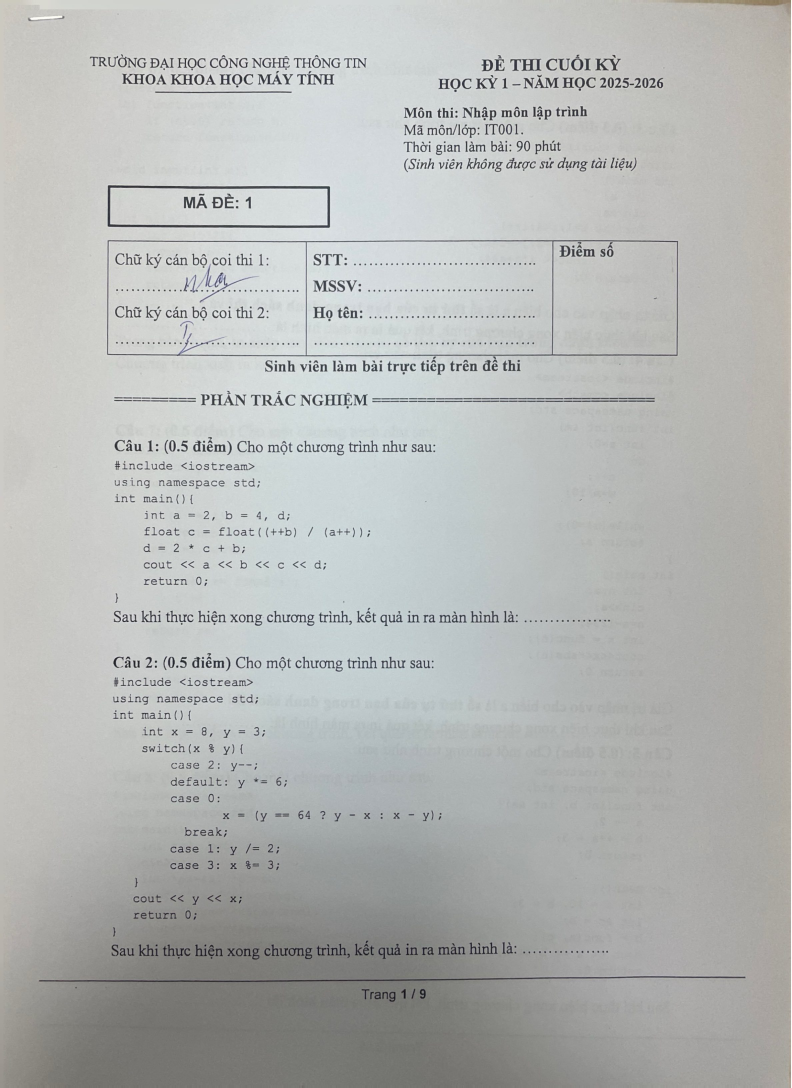
#> input picture backend/testing/Mã đề 1 - Bản clean chưa làm/Mã đề 1 - Bản clean chưa làm/Mã đề 1 - Bản clean chưa làm_1.jpg, 2376 x 3264 px (shown at 1/3 size)
$ python -i module2.py   (imports and definitions only)
#> lines starting #> are read from the running program, lines starting #| are printed output that depends on the picture; after the words box and inside, x2 and y2 are one past the last pixel; in counts of white or black regions, pixels touching at a corner belong together
#> further down, picture is the input picture: shape (3264, 2376, 3); mean B, G, R 181.6, 183.3, 181.1
"""
Module 2 — Alignment & Crop.

Port 1:1 từ notebook gốc do người dùng cung cấp: mmlab-module2-alignment.ipynb
(cell 7 = verify_homography, cell 8 = check_image_skew,
 cell 9 = module_1_align_images).

Trước đây phần này bị viết lại thủ công bằng TypeScript thuần (tự cài đặt lại
ORB, RANSAC, warpPerspective...) trong src/lib/roi/orb.ts + homography.ts,
khiến kết quả sai lệch so với notebook gốc. File này thay thế hoàn toàn cách
tiếp cận đó: gọi đúng cv2.ORB_create, cv2.DescriptorMatcher (Hamming),
cv2.findHomography(cv2.RANSAC), cv2.warpPerspective — y hệt từng dòng trong
notebook — chỉ đổi input/output từ (đọc/ghi file trên disk theo folder) sang
(ảnh upload qua HTTP -> JSON response) để FastAPI serve được, giống cách
module1.py đã làm cho Module 1.

Các đoạn có đánh dấu "[GIỮ NGUYÊN THEO NOTEBOOK]" là copy gần như nguyên văn
công thức/tham số trong notebook — KHÔNG tự ý đổi số liệu (threshold, kernel
size, borderValue...) dù trông có vẻ "hợp lý hơn" theo cách khác, để đảm bảo
kết quả giống hệt bản gốc đã được người dùng thử nghiệm và tinh chỉnh.
"""

from typing import Optional

import cv2
import numpy as np


# ==========================================
# CELL 7: verify_homography — kiểm tra ma trận H có hợp lý không
# ==========================================
# [32 lines left out: function verify_homography, not called in this run]


# ==========================================
# CELL 8: check_image_skew — dò góc nghiêng bằng Text Block Contours
# ==========================================
def check_image_skew(aligned_img: np.ndarray, skew_threshold: float = 2.0) -> tuple[bool, float]:
    """
    Dò góc nghiêng bằng phương pháp Text Block Contours (đóng khối chữ).
    Bất chấp nét đứt, chữ viết tay loằng ngoằng và bỏ qua các đường gạch chéo.
    """
#> called with skew_threshold = 2
    gray = cv2.cvtColor(aligned_img, cv2.COLOR_BGR2GRAY)

    # 1. Binarize — adaptive threshold để bóc tách chữ khỏi nền giấy
    thresh = cv2.adaptiveThreshold(
        gray, 255, cv2.ADAPTIVE_THRESH_GAUSSIAN_C, cv2.THRESH_BINARY_INV, 21, 10
    )
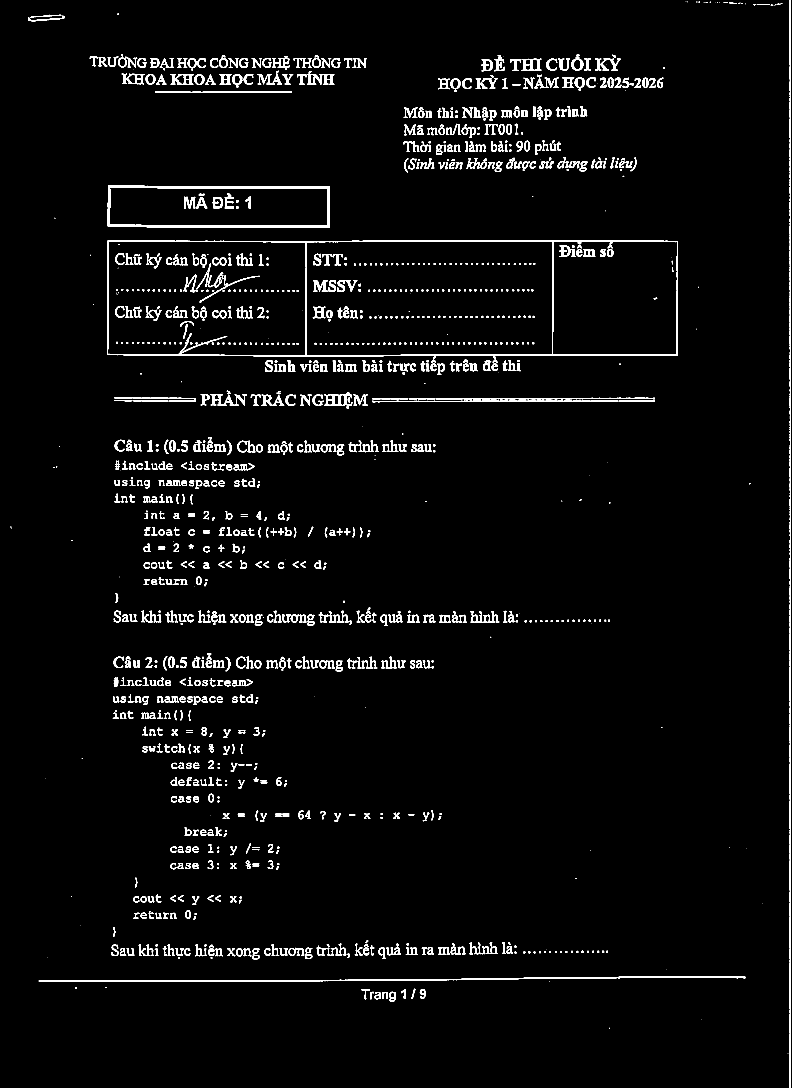
#> thresh: shape (3264, 2376) (shown at 1/3 size); 3.1% white; 1283 white regions (118 under 20 px), largest, box (x1, y1, x2, y2) and area: (321, 721, 2034, 1069) 16596, (2367, 0, 2373, 3264) 12945, (323, 556, 990, 684) 10730

    # 2. Bôi nhòe theo chiều ngang — kết dính chữ & nét đứt thành dải ruy-băng
    kernel = cv2.getStructuringElement(cv2.MORPH_RECT, (40, 3))
    dilated = cv2.dilate(thresh, kernel, iterations=1)
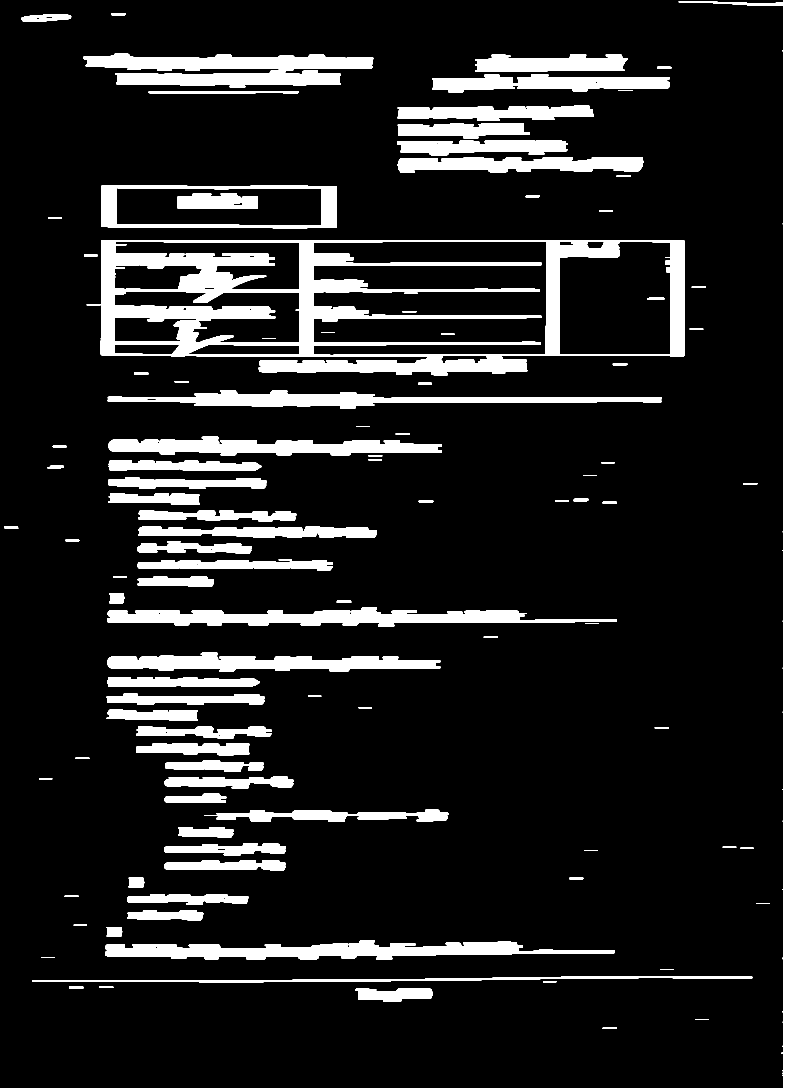
#> dilated: shape (3264, 2376) (shown at 1/3 size); 12.2% white; 113 white regions

    # 3. Tìm khối hình học (chỉ contour ngoài — RETR_EXTERNAL, giống notebook)
    contours, _ = cv2.findContours(dilated, cv2.RETR_EXTERNAL, cv2.CHAIN_APPROX_SIMPLE)
#> contours = 105 contours; largest, box (x1, y1, x2, y2) and area: (302, 720, 2054, 1126) 637270, (304, 555, 1010, 685) 88422, (2036, 0, 2376, 3264) 83522, (250, 161, 1120, 264) 52423, (322, 1822, 1850, 1879) 44356

    angles: list[float] = []

    for cnt in contours:
        rect = cv2.minAreaRect(cnt)
        box = cv2.boxPoints(rect)

        p0, p1, p2, p3 = box
        edges = [(p0, p1), (p1, p2), (p2, p3), (p3, p0)]
        longest_edge = max(edges, key=lambda e: (e[0][0] - e[1][0]) ** 2 + (e[0][1] - e[1][1]) ** 2)

        dx = longest_edge[1][0] - longest_edge[0][0]
        dy = longest_edge[1][1] - longest_edge[0][1]

        length = float(np.sqrt(dx**2 + dy**2))
        if length < 100:
            continue

        angle = float(np.degrees(np.arctan2(dy, dx)))

        # Đưa góc về chuẩn [-90, 90]
        if angle > 90:
            angle -= 180
        elif angle < -90:
            angle += 180

        # Chỉ xét dải nằm ngang [-45, 45] — tự động bỏ qua gạch chéo đỏ của GV
        if -45 < angle < 45:
            angles.append(angle)
#> this loop made 105 passes
#> (rect, p2, p3, longest_edge, dx, dy, length, angle) on passes 15, 18, 26: (((495, 2745), (30, 228), -90), [381, 2730], [609, 2730], ([609, 2760], [381, 2760]), -228, 0, 228, 0), (((562.5, 2698.4), (31.3, 363), -89.4), [381.2, 2680.8], [744.1, 2684.7], ([743.8, 2716], [380.8, 2712.1]), -362.9, -3.82, 363, 0.603), (((617.5, 2496), (30, 165), -90), [535, 2481], [700, 2481], ([700, 2511], [535, 2511]), -165, 0, 165, 0)

    # 4. Kiểm định an toàn — bỏ qua nếu trang giấy không có đủ chữ
    if len(angles) < 3:
        return True, 0.0

    median_angle = float(np.median(angles))

    if abs(median_angle) > skew_threshold:
        return False, abs(median_angle)

    return True, abs(median_angle)


# ==========================================
# CELL 9: module_1_align_images — pipeline align chính (ORB + RANSAC homography)
# ==========================================
# [113 lines left out: functions align_images, encode_png, not called in this run]

>>> import cv2
>>> picture = cv2.imread('../../testing/Mã đề 1 - Bản clean chưa làm/Mã đề 1 - Bản clean chưa làm/Mã đề 1 - Bản clean chưa làm_1.jpg')
>>> result = check_image_skew(picture)

$ run again, on backend/testing/Mã đề 1 - Bản clean chưa làm/Mã đề 1 - Bản clean chưa làm/Mã đề 1 - Bản clean chưa làm_2.jpg
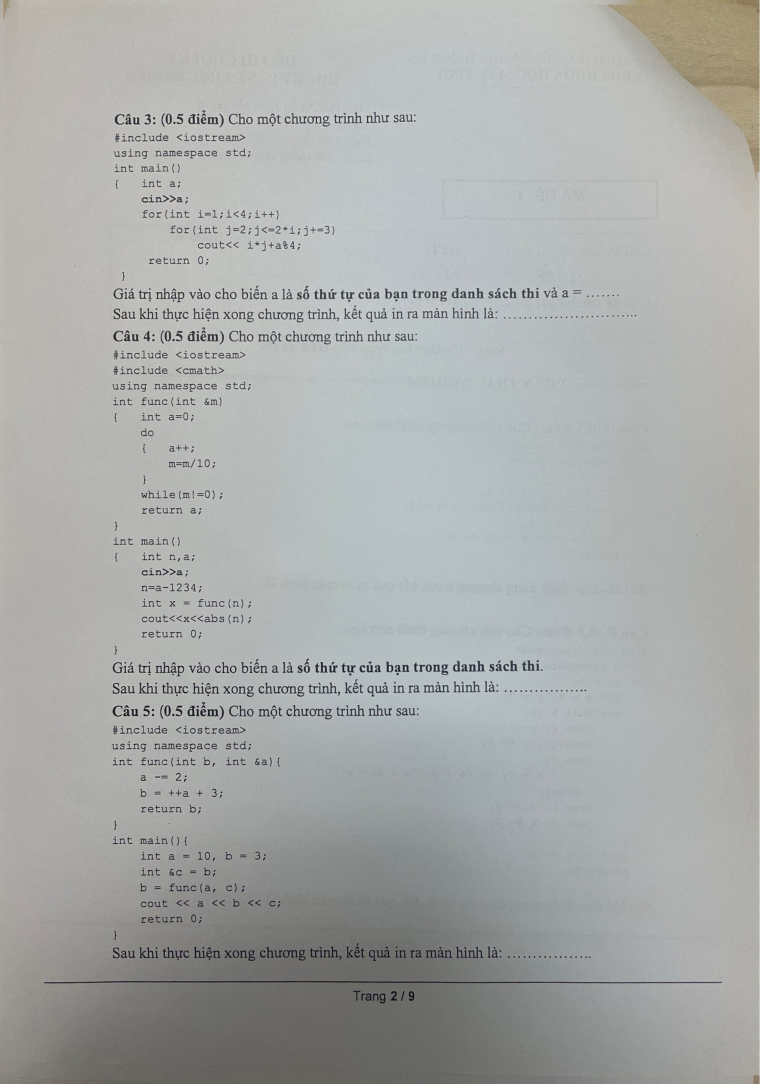
#> input picture backend/testing/Mã đề 1 - Bản clean chưa làm/Mã đề 1 - Bản clean chưa làm/Mã đề 1 - Bản clean chưa làm_2.jpg, 2280 x 3252 px (shown at 1/3 size)
#> picture is the input picture: shape (3252, 2280, 3); mean B, G, R 169.5, 171.4, 169
#> in check_image_skew, `thresh = cv2.adaptiveThreshold( gray, 255, cv2.ADAPTIVE_THRESH_GAUSSIA..`:
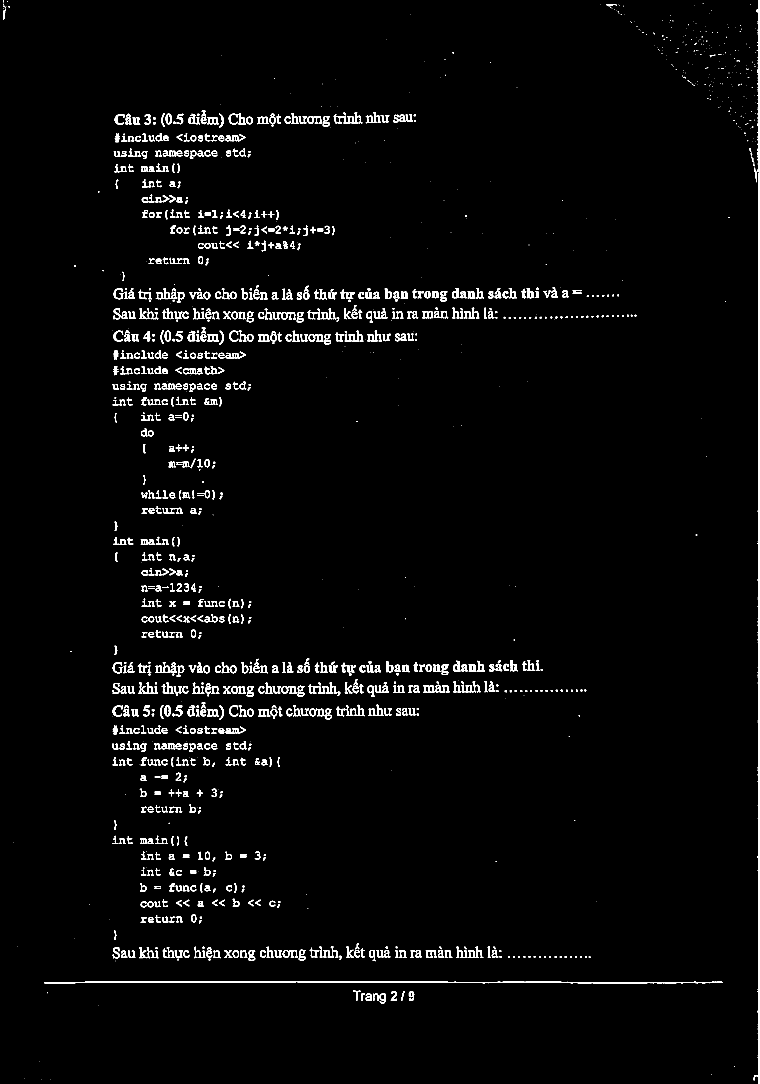
#> thresh: shape (3252, 2280) (shown at 1/3 size); 2.3% white; 1436 white regions (421 under 20 px), largest, box (x1, y1, x2, y2) and area: (2261, 0, 2279, 3252) 13569, (132, 2943, 2167, 2950) 7143, (1001, 337, 1087, 371) 927
#> in check_image_skew, `dilated = cv2.dilate(thresh, kernel, iterations=1)`:
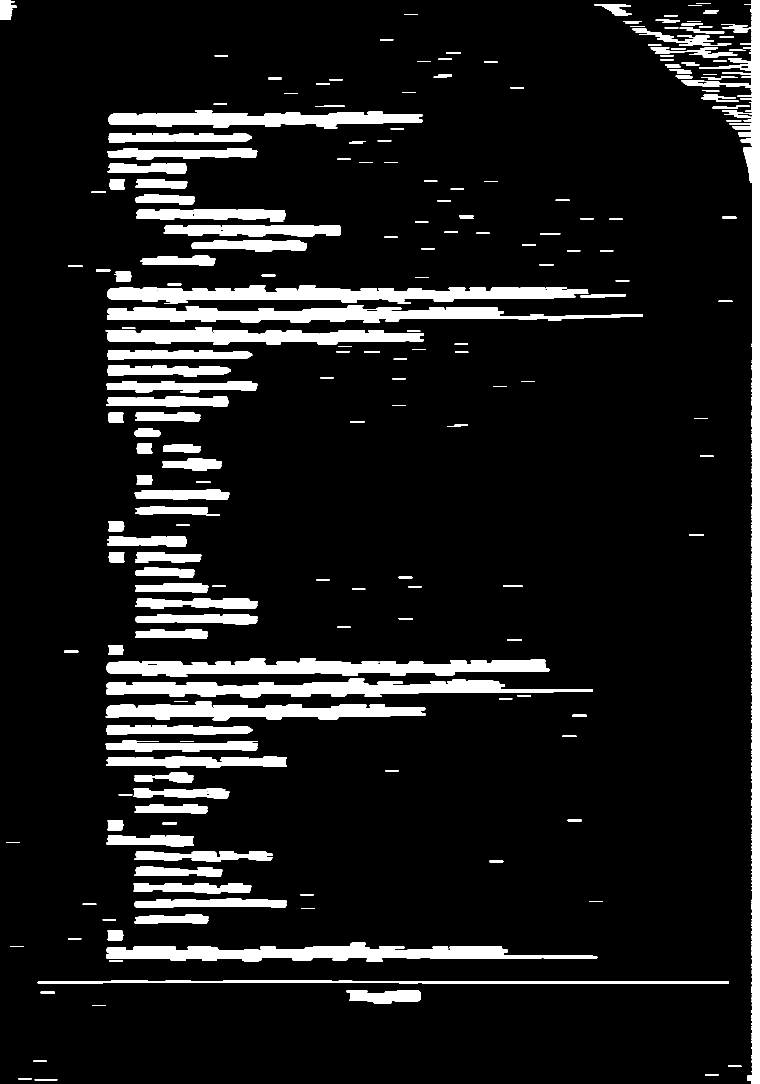
#> dilated: shape (3252, 2280) (shown at 1/3 size); 10.1% white; 252 white regions
#> contours = 252 contours; largest, box (x1, y1, x2, y2) and area: (2044, 0, 2280, 3252) 83276, (322, 855, 1765, 908) 45564, (319, 1975, 1648, 2030) 44478, (319, 2036, 1779, 2092) 41090, (319, 2828, 1792, 2885) 40870
#> the loop in check_image_skew, `for cnt in contours:` made 252 passes
#> (rect, p2, p3, longest_edge, dx, dy, length, angle) on passes 8, 9, 13: (((1150.9, 2991.2), (39.83, 222.1), -89.63), [1040, 2970.6], [1262.1, 2972], ([1261.8, 3011.9], [1039.7, 3010.4]), -222.1, -1.42, 222.1, 0.367), (((1149.5, 2946), (8, 2073), -90), [113, 2942], [2186, 2942], ([2186, 2950], [113, 2950]), -2073, 0, 2073, 0), (((1055, 2855.9), (55.97, 1472), -89.85), [319.1, 2825.9], [1791.1, 2829.9], ([1791, 2885.8], [318.9, 2881.9]), -1472, -3.92, 1472, 0.152)

$ run again, on backend/testing/Mã đề 1 - Bản clean chưa làm/Mã đề 1 - Bản clean chưa làm/Mã đề 1 - Bản clean chưa làm_3.jpg
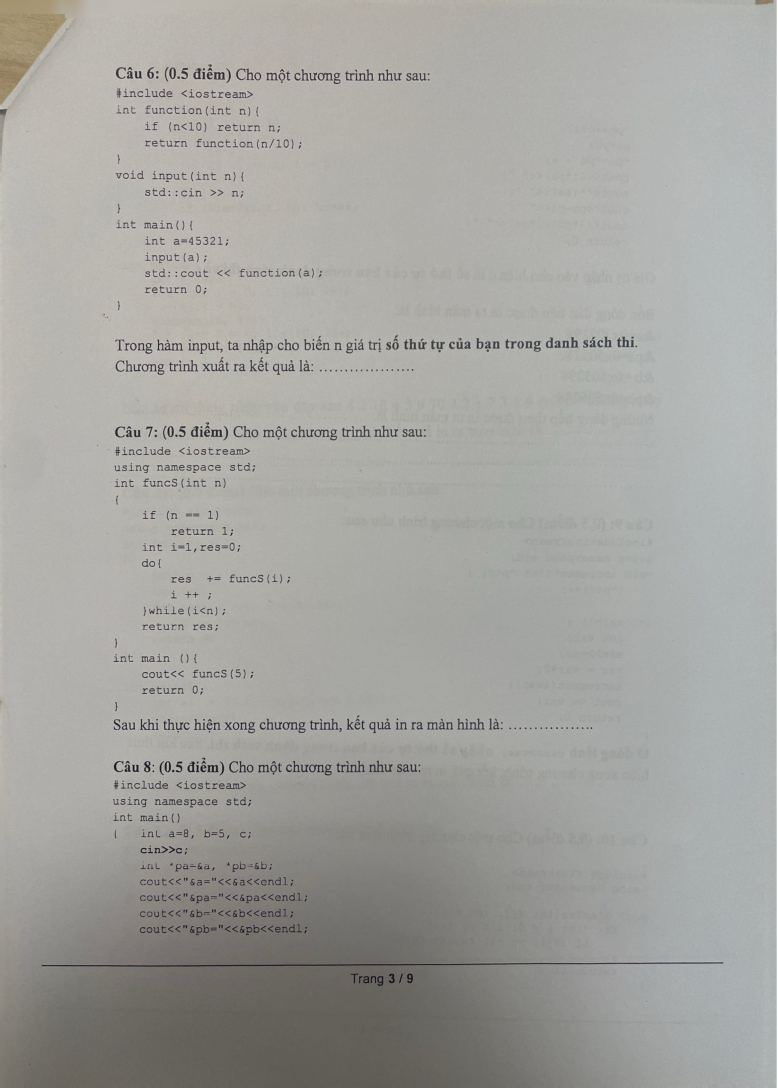
#> input picture backend/testing/Mã đề 1 - Bản clean chưa làm/Mã đề 1 - Bản clean chưa làm/Mã đề 1 - Bản clean chưa làm_3.jpg, 2332 x 3264 px (shown at 1/3 size)
#> picture is the input picture: shape (3264, 2332, 3); mean B, G, R 159.9, 163.8, 164.1
#> in check_image_skew, `thresh = cv2.adaptiveThreshold( gray, 255, cv2.ADAPTIVE_THRESH_GAUSSIA..`:
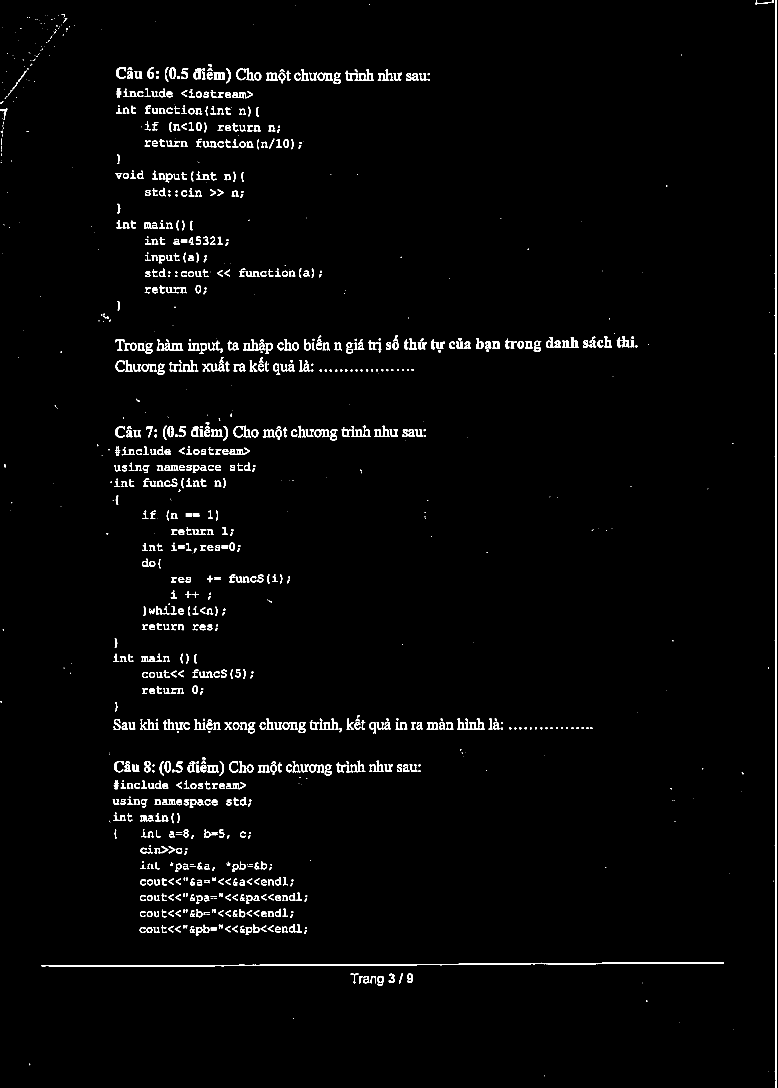
#> thresh: shape (3264, 2332) (shown at 1/3 size); 2% white; 1211 white regions (311 under 20 px), largest, box (x1, y1, x2, y2) and area: (2323, 0, 2330, 3264) 12769, (124, 2886, 2171, 2900) 7233, (1035, 207, 1122, 242) 977
#> in check_image_skew, `dilated = cv2.dilate(thresh, kernel, iterations=1)`:
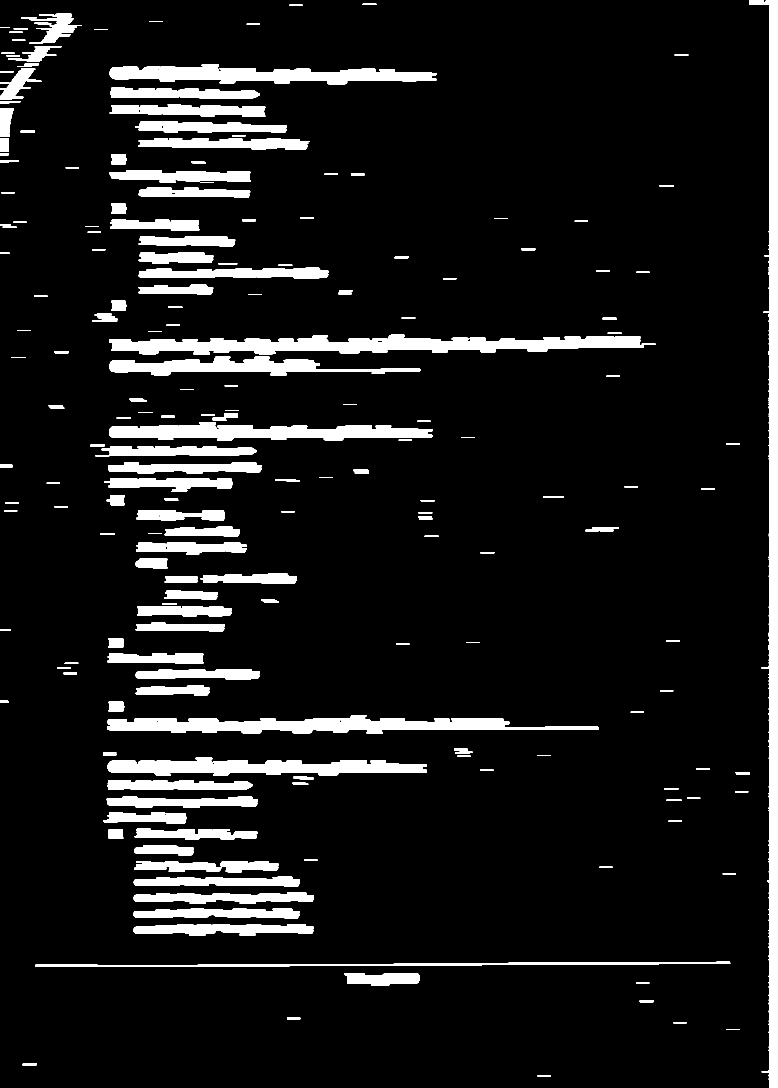
#> dilated: shape (3264, 2332) (shown at 1/3 size); 9% white; 222 white regions
#> contours = 222 contours; largest, box (x1, y1, x2, y2) and area: (2247, 0, 2332, 3264) 79576, (327, 1004, 1932, 1063) 53511, (322, 2145, 1797, 2201) 40863, (329, 192, 1309, 253) 33366, (327, 1266, 1298, 1323) 32332
#> the loop in check_image_skew, `for cnt in contours:` made 222 passes
#> (rect, p2, p3, longest_edge, dx, dy, length, angle) on passes 8, 11, 13: (((1145, 2938), (38, 224), -90), [1033, 2919], [1257, 2919], ([1257, 2957], [1033, 2957]), -224, 0, 224, 0), (((650, 2739.5), (29, 498), -90), [401, 2725], [899, 2725], ([899, 2754], [401, 2754]), -498, 0, 498, 0), (((650, 2644.5), (29, 498), -90), [401, 2630], [899, 2630], ([899, 2659], [401, 2659]), -498, 0, 498, 0)
